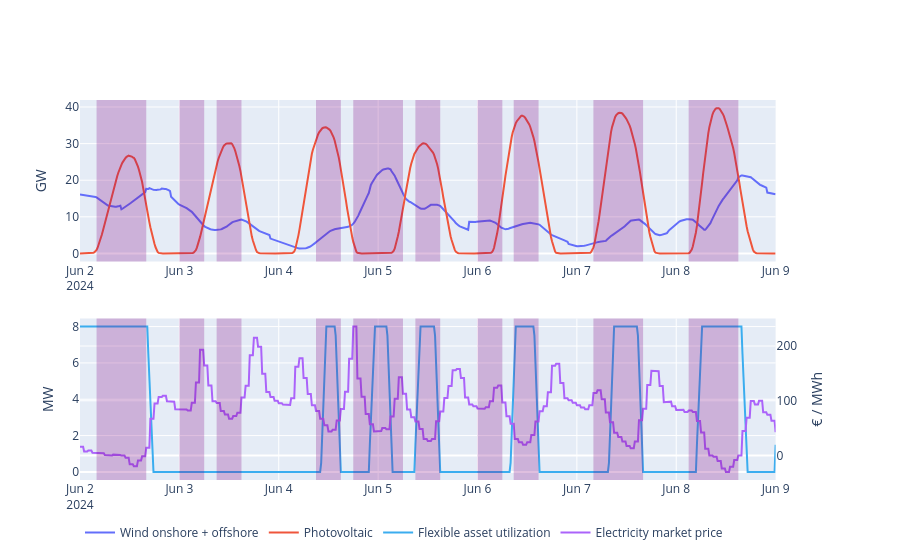

Write notebook code for a chart like this one.
### Code cell
build_figure(ee_gen, power_timeseries["predictive_w6_no_flh_wAllowed24h"], smard, '2024-06-02', '2024-06-09', "fig_predictive_w6_no_flh_24h.pdf")

### Figure 1 — Plotly figure (JSON) as saved in the notebook; plotly's stock layout.template omitted (floating-point values rounded to 4 significant figures; data arrays with more than 128 entries replaced by an {"elided": "..."} marker saying what was removed)
{"data": [{"name": "Wind onshore + offshore", "type": "scatter", "x": {"elided": "673 str values"}, "xaxis": "x", "y": {"elided": "673 float values"}, "yaxis": "y"}, {"name": "Photovoltaic", "type": "scatter", "x": {"elided": "673 str values"}, "xaxis": "x", "y": {"elided": "673 float values"}, "yaxis": "y"}, {"line": {"color": "#3BADEF"}, "name": "Flexible asset utilization", "type": "scatter", "x": {"elided": "673 str values"}, "xaxis": "x2", "y": {"elided": "673 float values"}, "yaxis": "y2"}, {"name": "Electricity market price", "type": "scatter", "x": {"elided": "673 str values"}, "xaxis": "x2", "y": {"elided": "673 float values"}, "yaxis": "y3"}], "layout": {"legend": {"orientation": "h"}, "shapes": [{"fillcolor": "purple", "line": {"width": 0}, "opacity": 0.25, "type": "rect", "x0": "2024-06-02T04:00:00", "x1": "2024-06-02T16:00:00", "xref": "x", "y0": 0, "y1": 1, "yref": "y domain"}, {"fillcolor": "purple", "line": {"width": 0}, "opacity": 0.25, "type": "rect", "x0": "2024-06-02T04:00:00", "x1": "2024-06-02T16:00:00", "xref": "x2", "y0": 0, "y1": 1, "yref": "y2 domain"}, {"fillcolor": "purple", "line": {"width": 0}, "opacity": 0.25, "type": "rect", "x0": "2024-06-03T00:00:00", "x1": "2024-06-03T06:00:00", "xref": "x", "y0": 0, "y1": 1, "yref": "y domain"}, {"fillcolor": "purple", "line": {"width": 0}, "opacity": 0.25, "type": "rect", "x0": "2024-06-03T00:00:00", "x1": "2024-06-03T06:00:00", "xref": "x2", "y0": 0, "y1": 1, "yref": "y2 domain"}, {"fillcolor": "purple", "line": {"width": 0}, "opacity": 0.25, "type": "rect", "x0": "2024-06-03T09:00:00", "x1": "2024-06-03T15:00:00", "xref": "x", "y0": 0, "y1": 1, "yref": "y domain"}, {"fillcolor": "purple", "line": {"width": 0}, "opacity": 0.25, "type": "rect", "x0": "2024-06-03T09:00:00", "x1": "2024-06-03T15:00:00", "xref": "x2", "y0": 0, "y1": 1, "yref": "y2 domain"}, {"fillcolor": "purple", "line": {"width": 0}, "opacity": 0.25, "type": "rect", "x0": "2024-06-04T09:00:00", "x1": "2024-06-04T15:00:00", "xref": "x", "y0": 0, "y1": 1, "yref": "y domain"}, {"fillcolor": "purple", "line": {"width": 0}, "opacity": 0.25, "type": "rect", "x0": "2024-06-04T09:00:00", "x1": "2024-06-04T15:00:00", "xref": "x2", "y0": 0, "y1": 1, "yref": "y2 domain"}, {"fillcolor": "purple", "line": {"width": 0}, "opacity": 0.25, "type": "rect", "x0": "2024-06-04T18:00:00", "x1": "2024-06-05T06:00:00", "xref": "x", "y0": 0, "y1": 1, "yref": "y domain"}, {"fillcolor": "purple", "line": {"width": 0}, "opacity": 0.25, "type": "rect", "x0": "2024-06-04T18:00:00", "x1": "2024-06-05T06:00:00", "xref": "x2", "y0": 0, "y1": 1, "yref": "y2 domain"}, {"fillcolor": "purple", "line": {"width": 0}, "opacity": 0.25, "type": "rect", "x0": "2024-06-05T09:00:00", "x1": "2024-06-05T15:00:00", "xref": "x", "y0": 0, "y1": 1, "yref": "y domain"}, {"fillcolor": "purple", "line": {"width": 0}, "opacity": 0.25, "type": "rect", "x0": "2024-06-05T09:00:00", "x1": "2024-06-05T15:00:00", "xref": "x2", "y0": 0, "y1": 1, "yref": "y2 domain"}, {"fillcolor": "purple", "line": {"width": 0}, "opacity": 0.25, "type": "rect", "x0": "2024-06-06T00:00:00", "x1": "2024-06-06T06:00:00", "xref": "x", "y0": 0, "y1": 1, "yref": "y domain"}, {"fillcolor": "purple", "line": {"width": 0}, "opacity": 0.25, "type": "rect", "x0": "2024-06-06T00:00:00", "x1": "2024-06-06T06:00:00", "xref": "x2", "y0": 0, "y1": 1, "yref": "y2 domain"}, {"fillcolor": "purple", "line": {"width": 0}, "opacity": 0.25, "type": "rect", "x0": "2024-06-06T08:45:00", "x1": "2024-06-06T14:45:00", "xref": "x", "y0": 0, "y1": 1, "yref": "y domain"}, {"fillcolor": "purple", "line": {"width": 0}, "opacity": 0.25, "type": "rect", "x0": "2024-06-06T08:45:00", "x1": "2024-06-06T14:45:00", "xref": "x2", "y0": 0, "y1": 1, "yref": "y2 domain"}, {"fillcolor": "purple", "line": {"width": 0}, "opacity": 0.25, "type": "rect", "x0": "2024-06-07T04:00:00", "x1": "2024-06-07T16:00:00", "xref": "x", "y0": 0, "y1": 1, "yref": "y domain"}, {"fillcolor": "purple", "line": {"width": 0}, "opacity": 0.25, "type": "rect", "x0": "2024-06-07T04:00:00", "x1": "2024-06-07T16:00:00", "xref": "x2", "y0": 0, "y1": 1, "yref": "y2 domain"}, {"fillcolor": "purple", "line": {"width": 0}, "opacity": 0.25, "type": "rect", "x0": "2024-06-08T03:00:00", "x1": "2024-06-08T15:00:00", "xref": "x", "y0": 0, "y1": 1, "yref": "y domain"}, {"fillcolor": "purple", "line": {"width": 0}, "opacity": 0.25, "type": "rect", "x0": "2024-06-08T03:00:00", "x1": "2024-06-08T15:00:00", "xref": "x2", "y0": 0, "y1": 1, "yref": "y2 domain"}], "xaxis": {"anchor": "y", "domain": [0, 0.94]}, "xaxis2": {"anchor": "y2", "domain": [0, 0.94]}, "yaxis": {"anchor": "x", "domain": [0.575, 1], "title": {"text": "GW"}}, "yaxis2": {"anchor": "x2", "domain": [0, 0.425], "title": {"text": "MW"}}, "yaxis3": {"anchor": "x2", "overlaying": "y2", "side": "right", "title": {"text": "€ / MWh"}}}}
